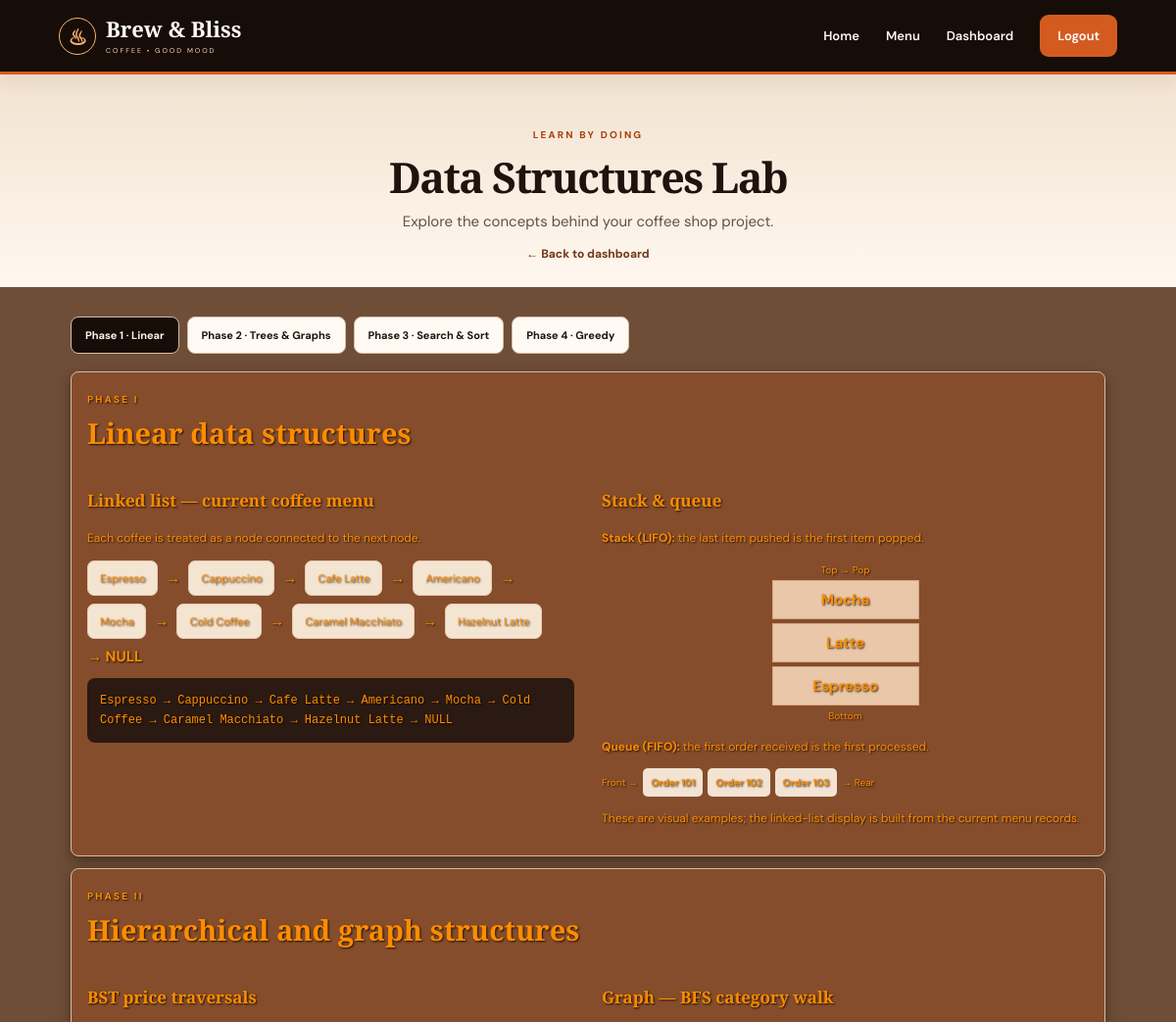
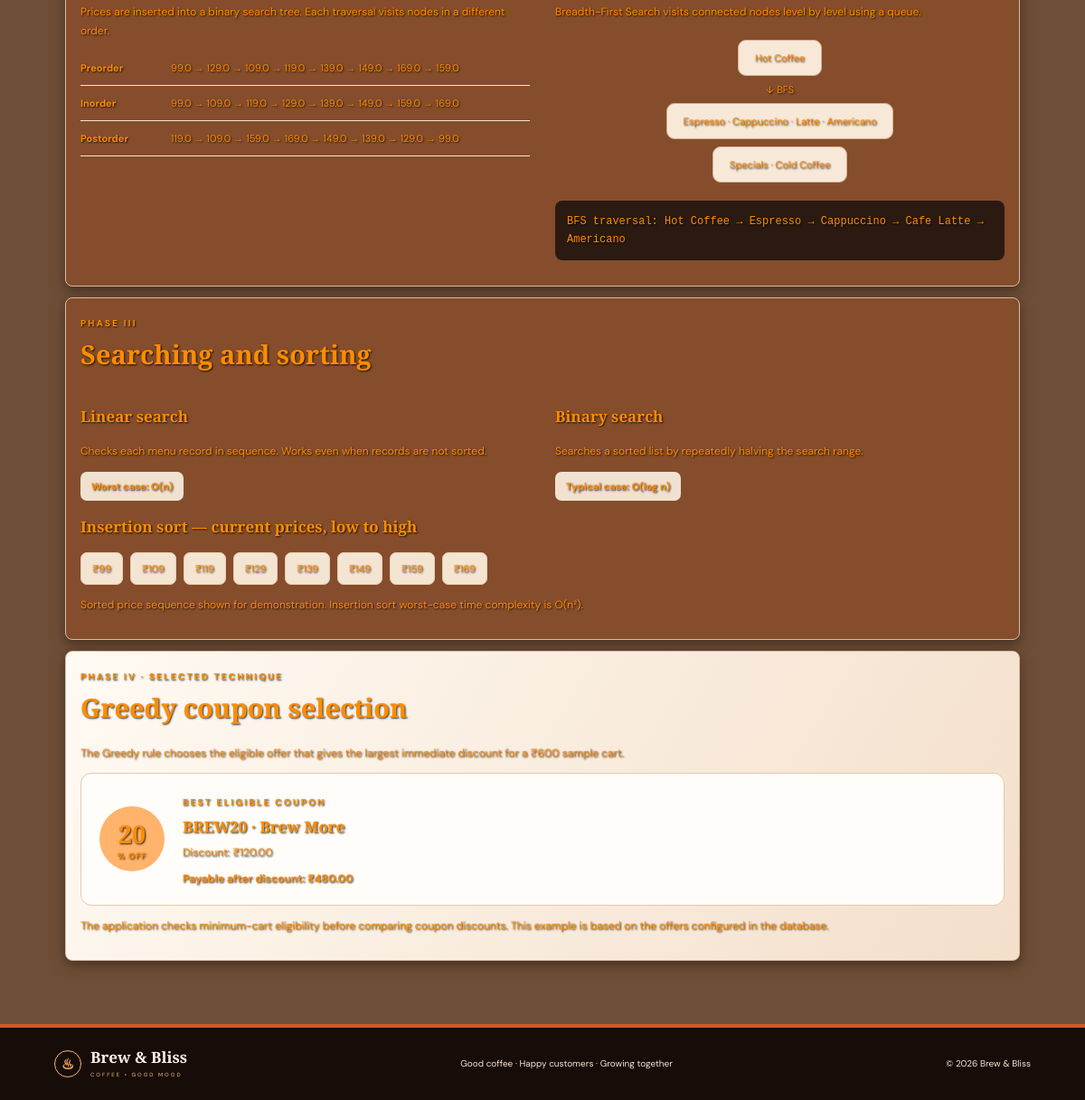
Page /dsa (signed in) on the committed database (2 pictures, top to bottom).
### tables this page shows
CREATE TABLE coffee(coffee_id INTEGER PRIMARY KEY AUTOINCREMENT, coffee_name TEXT NOT NULL, category TEXT NOT NULL, price REAL NOT NULL, quantity INTEGER NOT NULL DEFAULT 0, emoji TEXT DEFAULT '☕', description TEXT DEFAULT 'Freshly made for you.');

CREATE TABLE offers(offer_id INTEGER PRIMARY KEY AUTOINCREMENT, title TEXT NOT NULL, coupon_code TEXT UNIQUE NOT NULL, discount INTEGER NOT NULL, minimum_amount REAL NOT NULL DEFAULT 0);

### app.py (the view)
@app.route('/dsa')
@login_required('admin')
def dsa():
    c=db(); coffees=c.execute('SELECT * FROM coffee ORDER BY coffee_id').fetchall(); offers=c.execute('SELECT * FROM offers ORDER BY discount DESC').fetchall(); c.close()
    linked=' → '.join(x['coffee_name'] for x in coffees) + (' → NULL' if coffees else 'NULL')
    class Node:
        def __init__(self,v): self.v=v; self.l=None; self.r=None
    def insert(root,v):
        if root is None: return Node(v)
        if v<root.v: root.l=insert(root.l,v)
        else: root.r=insert(root.r,v)
        return root
    root=None
    for x in coffees: root=insert(root,x['price'])
    def walk(n,order,out):
        if not n:return
        if order=='pre':out.append(n.v)
        walk(n.l,order,out)
        if order=='in':out.append(n.v)
        walk(n.r,order,out)
        if order=='post':out.append(n.v)
    traversals={}
    for key,label in [('pre','Preorder'),('in','Inorder'),('post','Postorder')]:
        out=[]; walk(root,key,out); traversals[label]=out
    graph={'Hot Coffee':['Espresso','Cappuccino','Cafe Latte','Americano'],'Specials':['Mocha','Caramel Macchiato','Hazelnut Latte'],'Cold Coffee':['Cold Coffee']}
    start='Hot Coffee'; seen={start}; queue=[start]; bfs=[]
    while queue:
        node=queue.pop(0); bfs.append(node)
        for nxt in graph.get(node,[]):
            if nxt not in seen: seen.add(nxt); queue.append(nxt)
    prices=sorted([x['price'] for x in coffees]); target=prices[len(prices)//2] if prices else 0
    sample_total=600; eligible=[o for o in offers if sample_total>=o['minimum_amount']]; best=max(eligible,key=lambda o:o['discount']) if eligible else None
    return render_template('dsa.html',coffees=coffees,linked=linked,traversals=traversals,bfs=bfs,prices=prices,target=target,best=best,sample_total=sample_total)

### app.py (called while the page is built)
def db():
    c=sqlite3.connect(DB_PATH); c.row_factory=sqlite3.Row; c.execute('PRAGMA foreign_keys=ON'); return c

def login_required(role):
    def deco(fn):
        @wraps(fn)
        def wrapper(*a,**kw):
            if session.get('role') != role:
                flash('Please sign in to continue.','error')
                return redirect(url_for('customer_login' if role=='customer' else 'admin_login'))
            return fn(*a,**kw)
        return wrapper
    return deco

@app.context_processor
def inject_globals():
    return {'cart_count':sum(int(x) for x in session.get('cart',{}).values()), 'current_user':session.get('username'), 'current_role':session.get('role')}

### templates/dsa.html (shortened to what this page needs)
{% extends 'base.html' %}
{% block content %}
<section class="page-heading">
  <span class="eyebrow">LEARN BY DOING</span>
  <h1>Data Structures Lab</h1>
  <p>Explore the concepts behind your coffee shop project.</p>
  <a class="text-link" href="{{ url_for('admin_dashboard') }}">← Back to dashboard</a>
</section>
<section class="dsa-wrap">
  <div class="dsa-tabs">
    <a class="active" href="#phase1">Phase 1 · Linear</a>
    <a href="#phase2">Phase 2 · Trees & Graphs</a>
    <a href="#phase3">Phase 3 · Search & Sort</a>
    <a href="#phase4">Phase 4 · Greedy</a>
  </div>
  <article class="dsa-card" id="phase1">
    <span class="eyebrow">PHASE I</span>
    <h2>Linear data structures</h2>
    <div class="dsa-columns">
      <div>
        <h3>Linked list — current coffee menu</h3>
        <p>Each coffee is treated as a node connected to the next node.</p>
        <div class="linked-visual">
          {% for coffee in coffees %}
            <span>{{ coffee['coffee_name'] }}</span>
            {% if not loop.last %}<b>→</b>{% endif %}
          {% endfor %}
          <b>→ NULL</b>
        </div>
        <p class="code-output">{{ linked }}</p>
      </div>
      <div>
        <h3>Stack & queue</h3>
        <p><b>Stack (LIFO):</b> the last item pushed is the first item popped.</p>
        <div class="stack-visual">
          <span>Top → Pop</span>
          <b>Mocha</b>
          <b>Latte</b>
          <b>Espresso</b>
          <span>Bottom</span>
        </div>
        <p><b>Queue (FIFO):</b> the first order received is the first processed.</p>
        <div class="queue-visual">
          <span>Front →</span>
          <b>Order 101</b>
          <b>Order 102</b>
          <b>Order 103</b>
          <span>→ Rear</span>
        </div>
        <p class="muted small">These are visual examples; the linked-list display is built from the current menu records.</p>
      </div>
    </div>
  </article>
  <article class="dsa-card" id="phase2">
    <span class="eyebrow">PHASE II</span>
    <h2>Hierarchical and graph structures</h2>
    <div class="dsa-columns">
      <div>
        <h3>BST price traversals</h3>
        <p>Prices are inserted into a binary search tree. Each traversal visits nodes in a different order.</p>
        {% for name, values in traversals.items() %}
          <div class="traversal-row">
            <b>{{ name }}</b>
            <span>{{ values|join(' → ') if values else 'No values' }}</span>
          </div>
        {% endfor %}
      </div>
      <div>
        <h3>Graph — BFS category walk</h3>
        <p>Breadth-First Search visits connected nodes level by level using a queue.</p>
        <div class="graph-visual">
          <span class="graph-node">Hot Coffee</span>
          <i>↓ BFS</i>
          <span class="graph-node">Espresso · Cappuccino · Latte · Americano</span>
          <span class="graph-node">Specials · Cold Coffee</span>
        </div>
        <p class="code-output">BFS traversal: {{ bfs|join(' → ') }}</p>
      </div>
    </div>
  </article>
  <article class="dsa-card" id="phase3">
    <span class="eyebrow">PHASE III</span>
    <h2>Searching and sorting</h2>
    <div class="dsa-columns">
      <div>
        <h3>Linear search</h3>
        <p>Checks each menu record in sequence. Works even when records are not sorted.</p>
        <span class="complexity">Worst case: O(n)</span>
      </div>
      <div>
        <h3>Binary search</h3>
        <p>Searches a sorted list by repeatedly halving the search range.</p>
        <span class="complexity">Typical case: O(log n)</span>
      </div>
    </div>
    <h3>Insertion sort — current prices, low to high</h3>
    <div class="price-chips">
      {% for price in prices %}
        <span>₹{{ '%.0f'|format(price) }}</span>
      {% endfor %}
    </div>
    <p class="muted small">Sorted price sequence shown for demonstration. Insertion sort worst-case time complexity is O(n²).</p>
  </article>
  <article class="dsa-card greedy-card" id="phase4">
    <span class="eyebrow">PHASE IV · SELECTED TECHNIQUE</span>
    <h2>Greedy coupon selection</h2>
    <p>The Greedy rule chooses the eligible offer that gives the largest immediate discount for a ₹{{ sample_total }} sample cart.</p>
    {% if best %}
      <div class="greedy-result">
        <span class="offer-stamp">{{ best['discount'] }}<small>% OFF</small></span>
        <div>
          <span class="eyebrow">BEST ELIGIBLE COUPON</span>
          <h3>{{ best['coupon_code'] }} · {{ best['title'] }}</h3>
          <p>Discount: ₹{{ '%.2f'|format(sample_total * best['discount'] / 100) }}</p>
          <b>Payable after discount: ₹{{ '%.2f'|format(sample_total - (sample_total * best['discount'] / 100)) }}</b>
        </div>
      </div>
    {% else %}
      <p>No offer is eligible for this sample cart.</p>
    {% endif %}
    <p class="muted small">The application checks minimum-cart eligibility before comparing coupon discounts. This example is based on the offers configured in the database.</p>
  </article>
</section>
{% endblock %}

### rows in the picture
coffee: coffee_name "Espresso", price "99"
coffee: coffee_name "Cappuccino", price "129"
coffee: coffee_name "Cafe Latte", price "139"
coffee: coffee_name "Americano", price "109"
coffee: coffee_name "Mocha", price "149"
coffee: coffee_name "Cold Coffee", price "119"
coffee: coffee_name "Caramel Macchiato", price "169"
coffee: coffee_name "Hazelnut Latte", price "159"
offers: discount "20", coupon_code "BREW20", title "Brew More", sample_total*best['discount']/100 "120.00", sample_total-(sample_total*best['discount']/100) "480.00"

### other values in the picture
{{ linked }} "Espresso → Cappuccino → Cafe Latte → Americano → Mocha → Cold Coffee → Caramel Macchiato → Hazelnut Latte → NULL"
{{ name }} "Preorder" "Inorder" "Postorder"
{{ values|join(' → ') if values else 'No values' }} "99.0 → 129.0 → 109.0 → 119.0 → 139.0 → 149.0 → 169.0 → 159.0" "99.0 → 109.0 → 119.0 → 129.0 → 139.0 → 149.0 → 159.0 → 169.0" "119.0 → 109.0 → 159.0 → 169.0 → 149.0 → 139.0 → 129.0 → 99.0"
{{ bfs|join(' → ') }} "Hot Coffee → Espresso → Cappuccino → Cafe Latte → Americano"
{{ sample_total }} "600"
